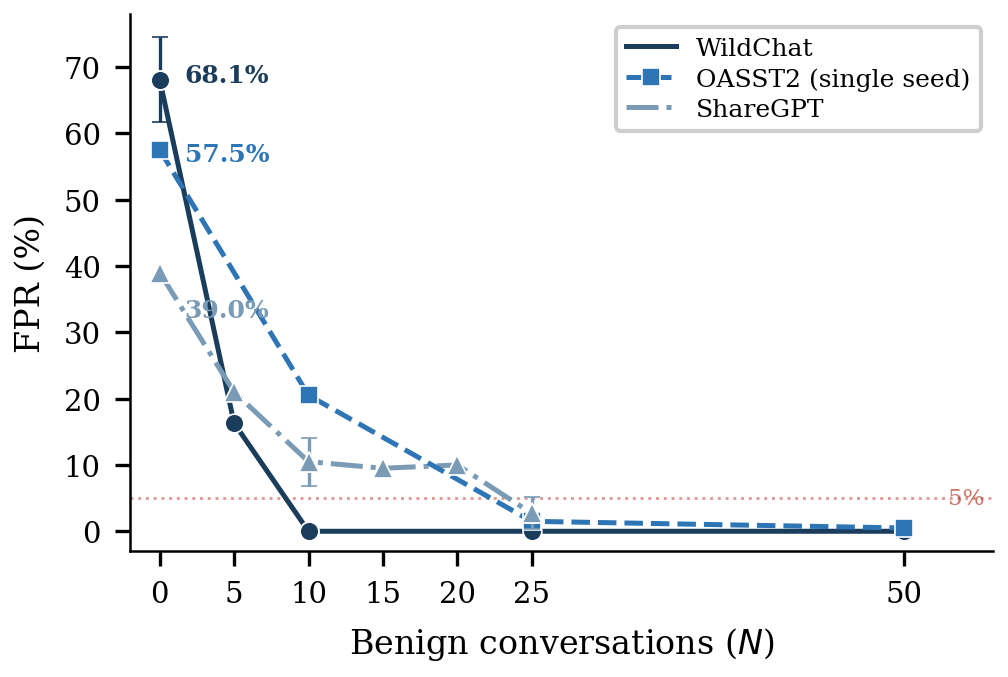

Here is the Python script that generated this plot:
import matplotlib
matplotlib.use('Agg')
import matplotlib.pyplot as plt
import numpy as np

plt.rcParams.update({
    'font.family': 'serif',
    'font.serif': ['Times New Roman', 'Times', 'DejaVu Serif'],
    'font.size': 8,
    'axes.labelsize': 8,
    'axes.titlesize': 8,
    'xtick.labelsize': 7,
    'ytick.labelsize': 7,
    'legend.fontsize': 6,
    'figure.dpi': 300,
    'savefig.dpi': 300,
    'axes.linewidth': 0.6,
    'lines.linewidth': 1.2,
    'lines.markersize': 4,
    'pdf.fonttype': 42,
    'ps.fonttype': 42,
})

# WildChat: N=0 3-seed (68.1±6.4), N=5 seed42, N=10 3-seed (0±0), N=25,50 seed42
wildchat_n   = [0,    5,    10,  25,  50]
wildchat_fpr = [68.1, 16.3, 0.0, 0.0, 0.0]
wildchat_std = [6.4,  None, 0.0, None, None]

# OASST2: all seed 42
oasst2_n   = [0,    10,   25,  50]
oasst2_fpr = [57.5, 20.5, 1.5, 0.5]

# ShareGPT: N=10 3-seed (7.5/15.5/8.5→10.5±3.6), N=25 3-seed (1.0/1.0/6.0→2.7±2.4)
sharegpt_n   = [0,    5,    10,   15,  20,   25]
sharegpt_fpr = [39.0, 21.0, 10.5, 9.5, 10.0, 2.7]
sharegpt_std = [None, None, 3.6,  None, None, 2.4]

c_wc = '#1a3d5c'
c_oa = '#2e75b6'
c_sg = '#7a9bb5'

fig, ax = plt.subplots(figsize=(3.5, 2.4))

# WildChat — with selective error bars
for i, (n, fpr) in enumerate(zip(wildchat_n, wildchat_fpr)):
    s = wildchat_std[i]
    if s is not None:
        ax.errorbar(n, fpr, yerr=s, fmt='o', color=c_wc, markersize=4.5,
                    markerfacecolor=c_wc, markeredgecolor='white', markeredgewidth=0.4,
                    capsize=2, capthick=0.6, elinewidth=0.8, zorder=3)
ax.plot(wildchat_n, wildchat_fpr, '-', color=c_wc, label='WildChat', zorder=2)
ax.plot(wildchat_n, wildchat_fpr, 'o', color=c_wc, markersize=4.5,
        markerfacecolor=c_wc, markeredgecolor='white', markeredgewidth=0.4, zorder=3)

# OASST2 — single seed, all markers same
ax.plot(oasst2_n, oasst2_fpr, '--s', color=c_oa, label='OASST2 (single seed)',
        markersize=4.5, markerfacecolor=c_oa, markeredgecolor='white',
        markeredgewidth=0.4, zorder=3)

# ShareGPT — with selective error bars
for i, (n, fpr) in enumerate(zip(sharegpt_n, sharegpt_fpr)):
    s = sharegpt_std[i]
    if s is not None:
        ax.errorbar(n, fpr, yerr=s, fmt='^', color=c_sg, markersize=5,
                    markerfacecolor=c_sg, markeredgecolor='white', markeredgewidth=0.4,
                    capsize=2, capthick=0.6, elinewidth=0.8, zorder=3)
ax.plot(sharegpt_n, sharegpt_fpr, '-.', color=c_sg, label='ShareGPT', zorder=2)
ax.plot(sharegpt_n, sharegpt_fpr, '^', color=c_sg, markersize=5,
        markerfacecolor=c_sg, markeredgecolor='white', markeredgewidth=0.4, zorder=3)

# Deploy threshold
ax.axhline(y=5, color='#c0392b', linestyle=':', linewidth=0.7, alpha=0.5, zorder=1)
ax.text(53, 5, '5%', fontsize=5.5, color='#c0392b', ha='left', va='center', alpha=0.7)

# N=0 annotations
ax.annotate('68.1%', (0, 68.1), textcoords='offset points', xytext=(6, 1),
            fontsize=6, color=c_wc, fontweight='bold', va='center')
ax.annotate('57.5%', (0, 57.5), textcoords='offset points', xytext=(6, -1),
            fontsize=6, color=c_oa, fontweight='bold', va='center')
ax.annotate('39.0%', (0, 39.0), textcoords='offset points', xytext=(6, -6),
            fontsize=6, color=c_sg, fontweight='bold', va='top')

ax.set_xlabel('Benign conversations ($N$)')
ax.set_ylabel('FPR (%)')
ax.set_xticks([0, 5, 10, 15, 20, 25, 50])
ax.set_xlim(-2, 56)
ax.set_ylim(-3, 78)

ax.spines['top'].set_visible(False)
ax.spines['right'].set_visible(False)

ax.legend(loc='upper right', framealpha=0.95, edgecolor='#cccccc',
          borderpad=0.4, handlelength=2.0, labelspacing=0.3)

plt.tight_layout()
out_base = '/home/ubuntu/.agent-ml-research-idea_gen_0514_2/projects/persuasion_turn_jailbreak_detect/docs/paper/figures/paper/fig_fpr_adaptation'
plt.savefig(out_base + '.pdf', bbox_inches='tight', pad_inches=0.05, dpi=300)
plt.savefig(out_base + '.png', bbox_inches='tight', pad_inches=0.05, dpi=300)
print("Done")
